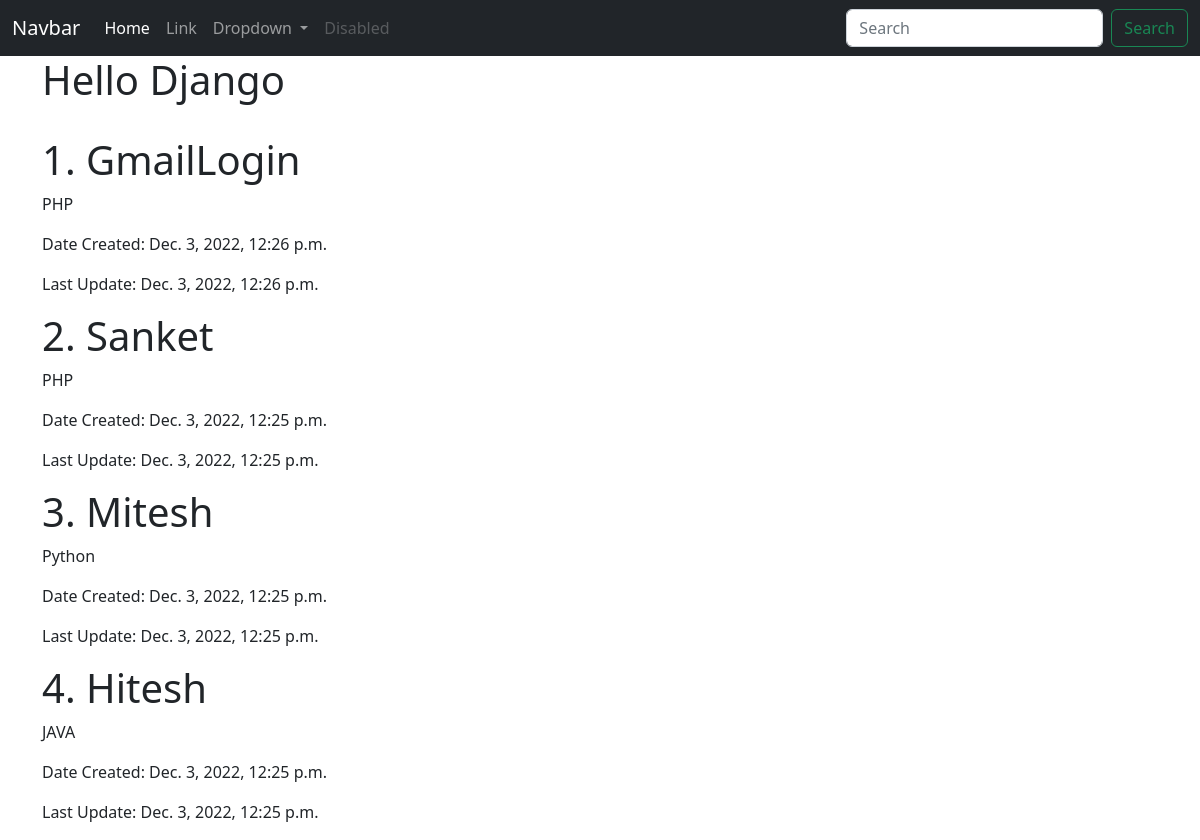
The page / on the database its author committed.
### myapp/models.py (models this page shows)
class studinfo(models.Model):
    created=models.DateTimeField(default=datetime.now(),blank=True)
    name=models.CharField(max_length=20)
    sub=models.CharField(max_length=20)
    city=models.CharField(max_length=20)
    date_created = models.DateTimeField(auto_now_add=True)
    date_updated = models.DateTimeField(auto_now=True)

### myapp/views.py (the view)
# urls.py: path('',views.index,name='index'),
def index(request):
    search_post = request.GET.get('search')
    if search_post:
        stdata = studinfo.objects.filter(Q(name__icontains=search_post) & Q(sub__icontains=search_post))
        print(stdata)
        print("Search found......")
    else:
        stdata = studinfo.objects.all().order_by("-date_created")
        print("Error!")
    return render(request,'index.html',{'stdata':stdata})

### templates/index.html (shortened to what this page needs)
<!DOCTYPE html>
<html lang="en">
<head>
    <link href="https://cdn.jsdelivr.net/npm/bootstrap@5.2.3/dist/css/bootstrap.min.css" rel="stylesheet"
>
</head>
<body bgcolor="lightblue">
    <nav class="navbar navbar-expand-lg navbar-dark bg-dark">
        <div class="container-fluid">
            <a class="navbar-brand" href="#">Navbar</a>
            <div class="collapse navbar-collapse" id="navbarSupportedContent">
                <ul class="navbar-nav me-auto mb-2 mb-lg-0">
                    <li class="nav-item">
                        <a class="nav-link active" aria-current="page" href="#">Home</a>
                    </li>
                    <li class="nav-item">
                        <a class="nav-link" href="#">Link</a>
                    </li>
                    <li class="nav-item dropdown">
                        <a class="nav-link dropdown-toggle" href="#" role="button" data-bs-toggle="dropdown"
                            aria-expanded="false">
                            Dropdown
                        </a>
                    </li>
                    <li class="nav-item">
                        <a class="nav-link disabled">Disabled</a>
                    </li>
                </ul>
                <form class="d-flex" role="search" action="{% url 'index' %}">
                    <input class="form-control me-2" type="search" placeholder="Search" name="search"
                        aria-label="Search">
                    <button class="btn btn-outline-success" type="submit">Search</button>
                </form>
            </div>
        </div>
    </nav>
    <div class="container">
        <h1>Hello Django</h1><br>
        {% for post in stdata %}
        <h1>{{forloop.counter}}. {{post.name}}</h1>
        <p>{{post.sub}}</p>
        <p>Date Created: {{post.date_created}}</p>
        <p>Last Update: {{post.date_updated}}</p>
        {% endfor %}
    </div>
</body>
</html>

### rows shown on the page
studinfo: name "GmailLogin", sub "PHP", date_created "Dec. 3, 2022, 12:26 p.m.", date_updated "Dec. 3, 2022, 12:26 p.m."
studinfo: name "Sanket", sub "PHP", date_created "Dec. 3, 2022, 12:25 p.m.", date_updated "Dec. 3, 2022, 12:25 p.m."
studinfo: name "Mitesh", sub "Python", date_created "Dec. 3, 2022, 12:25 p.m.", date_updated "Dec. 3, 2022, 12:25 p.m."
studinfo: name "Hitesh", sub "JAVA", date_created "Dec. 3, 2022, 12:25 p.m.", date_updated "Dec. 3, 2022, 12:25 p.m."
